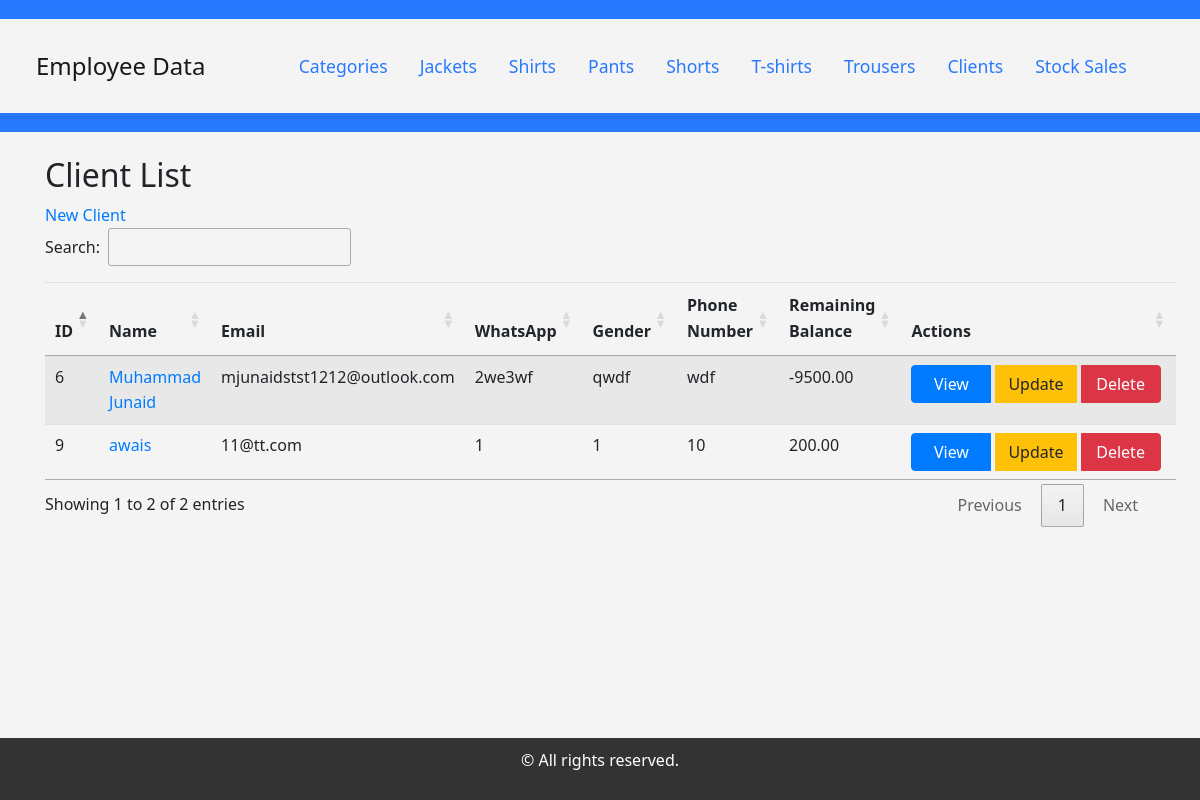
/client_salestock/clients/, run on the app's committed database.
### client_salestock/models.py (models this page shows, shortened)
class Client(models.Model):
    name = models.CharField(max_length=100)
    picture = models.ImageField(upload_to='pictures/')
    email = models.EmailField()
    whatsapp = models.CharField(max_length=20)
    gender = models.CharField(max_length=10)
    phone_number = models.CharField(max_length=20)
    remaining_balance = models.DecimalField(max_digits=10, decimal_places=2, default=Decimal('0.00'))

### client_salestock/views.py (the view)
# urls.py: path('clients/', views.client_list, name='client_list'),
def client_list(request):
    clients = Client.objects.all()
    return render(request, 'client_salestock/client_list.html', {'clients': clients})

### client_salestock/templates/client_salestock/client_list.html (shortened to what this page needs)
{% extends 'base.html' %}
{% block content %}
    <h2>Client List</h2>
    <a href="{% url 'client_create' %}">New Client</a>
    <table class="table table-striped" id="client">
        <thead>
            <tr>
                <th>ID</th>
                <th>Name</th>
                <th>Email</th>
                <th>WhatsApp</th>
                <th>Gender</th>
                <th>Phone Number</th>
                <th>Remaining Balance</th>
                <th>Actions</th>
            </tr>
        </thead>
        <tbody>
            {% for client in clients %}
            <tr>
                <td>{{ client.id }}</td>
                <td><a href="{% url 'client_detail' client.id %}">{{ client.name }}</a></td>
                <td>{{ client.email }}</td>
                <td>{{ client.whatsapp }}</td>
                <td>{{ client.gender }}</td>
                <td>{{ client.phone_number }}</td>
                <td>{{ client.remaining_balance }}</td>
                <td>
                    <div class="btn-group" role="group">
                        <a href="{% url 'client_detail' client.id %}" class="btn btn-primary table-btn">View</a>
                        <a href="{% url 'client_update' client.id %}" class="btn btn-warning table-btn">Update</a>
                        <a href="{% url 'client_delete' client.id %}" class="btn btn-danger table-btn">Delete</a>
                    </div>
                </td>
            </tr>
            {% endfor %}
        </tbody>
    </table>
{% endblock %}
{% block js %}
<link href="https://cdn.datatables.net/v/dt/jszip-3.10.1/dt-2.0.8/af-2.7.0/b-3.0.2/b-colvis-3.0.2/b-html5-3.0.2/b-print-3.0.2/cr-2.0.3/date-1.5.2/fc-5.0.1/fh-4.0.1/kt-2.12.1/r-3.0.2/rg-1.5.0/rr-1.5.0/sc-2.4.3/sb-1.7.1/sp-2.3.1/sl-2.0.3/sr-1.4.1/datatables.min.css" rel="stylesheet">
{% endblock js %}

### client_salestock/templates/client_salestock/client_list.html (style rules this page uses)
.table-btn { min-width: 80px; justify-content: center; margin-right: 5px; }

### data on the page
Client: id "6", name "Muhammad Junaid", email "mjunaidstst1212@outlook.com", whatsapp "2we3wf", gender "qwdf", phone_number "wdf", remaining_balance "-9500.00"
Client: id "9", name "awais", email "11@tt.com", whatsapp "1", gender "1", phone_number "10", remaining_balance "200.00"
